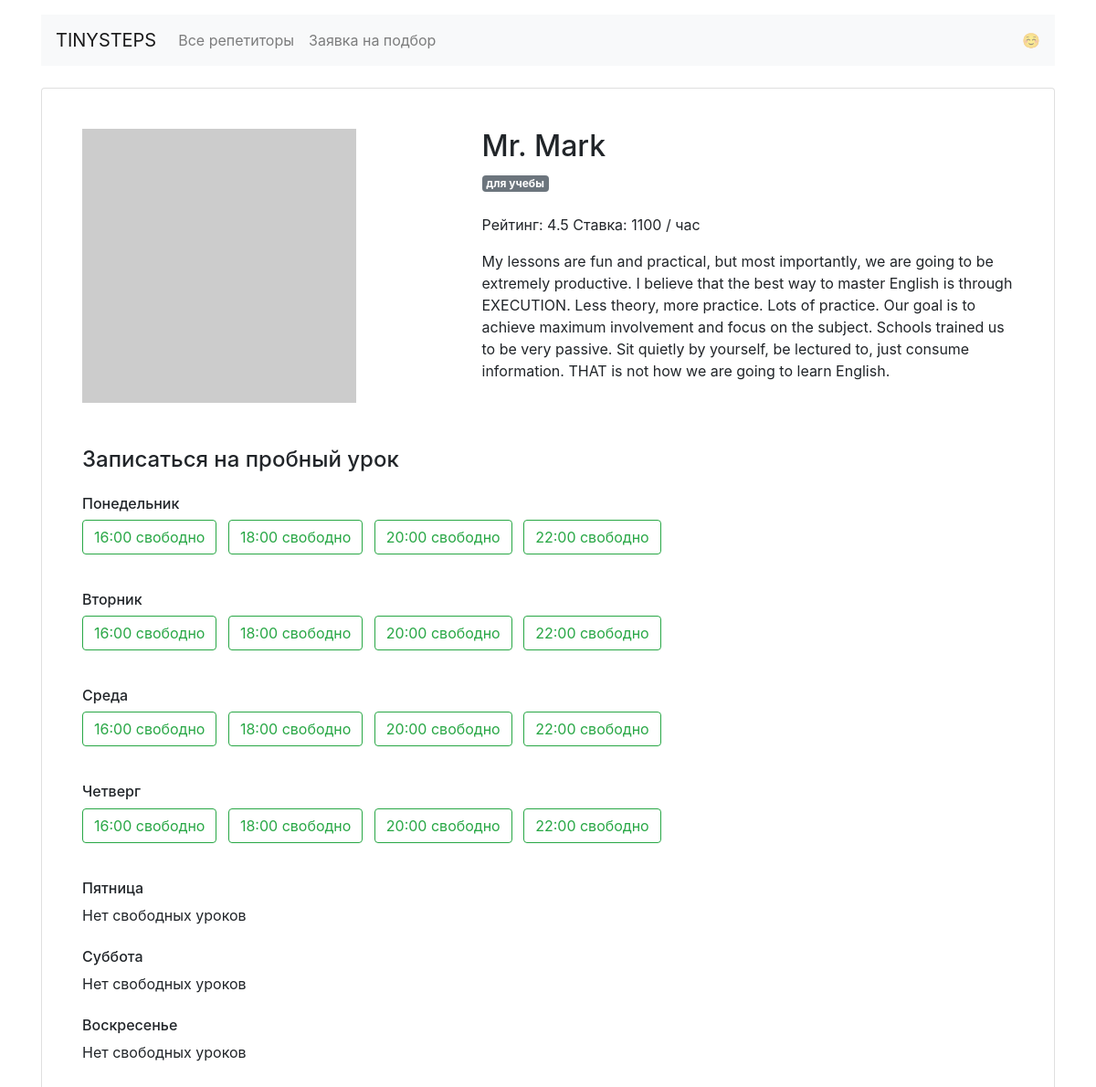
The page /profiles/8/ on the database its author committed.
### app.py (models this page shows)
class Teacher(db.Model):
    __tablename__ = 'teacher'
    id = db.Column(db.Integer, primary_key=True)
    name = db.Column(db.String(80), nullable=False)
    about = db.Column(db.Text, nullable=False)
    rating = db.Column(db.Float)
    picture = db.Column(db.String(80), unique=True, nullable=False)
    price = db.Column(db.Integer, nullable=False)
    goals = db.Column(db.String, nullable=False)
    free = db.Column(db.String, nullable=False)
    bookings = db.relationship('Booking',  back_populates="teacher")

### app.py (the view)
@app.route('/profiles/<int:teacher_id>/')
def teacher_profile(teacher_id):
    teacher = db.session.query(Teacher).get_or_404(teacher_id)
    teacher_goals = [GOALS[x] for x in eval(teacher.goals)] # получаем список целей учителя по коду цели
    days = eval(teacher.free)  # преобазуем свободные даты для занятий из строки в словарь
    free_days = {}
    for day in days.keys():
        free_days[day] = all(x is False for x in days[day].values())
    return render_template('profile.html', teacher=teacher,
                           goals=teacher_goals, days=days,
                           free_days=free_days)

### templates/profile.html (shortened to what this page needs)
{% extends 'base.html' %}
{% block content %}
  <main class="container mt-3">
    <div class="card my-4 mx-auto">
      <div class="card-body m-2 m-md-4">
        <article class="row">
          <div class="col-5"><img src="{{ teacher.picture }}" class="img-fluid" alt=""></div>
          <div class="col-7">
            <section class="teacher=info">
              <h1 class="h2">{{ teacher.name }}</h1>
              <a>{% for goal in goals %}<span class="badge badge-secondary mr-2 mb-4">{{ goal.desc }}</span>{% endfor %}</a>
              <p>Рейтинг: {{ teacher.rating }} Ставка: {{ teacher.price }} / час</p>
              <p>{{ teacher.about }}</p>
            </section>
          </div>
            <section class="available col-12">
              <h4 class="mb-4 mt-5">Записаться на пробный урок</h4>
              <h6 class="mt-4">Понедельник</h6>
              {% if free_days.mon %}
                <p>Нет свободных уроков</p>
              {% else %}
                {% for time in days.mon.items() %}
                    {% with lesson_time=time.0.split(':').0 %}
                      {% if time.1 %}
                        <a href="/booking/{{ teacher.id }}/mon/{{ lesson_time }}/" class="btn btn-outline-success mr-2 mb-3">{{ time.0 }} свободно</a>
                      {% endif %}
                    {% endwith %}
                {% endfor %}
              {% endif %}
              <h6 class="mt-4">Вторник</h6>
              {% if free_days.tue %}
                <p>Нет свободных уроков</p>
              {% else %}
                {% for time in days.tue.items() %}
                  {% with lesson_time=time.0.split(':').0 %}
                    {% if time.1 %}
                      <a href="/booking/{{ teacher.id }}/tue/{{ lesson_time }}/" class="btn btn-outline-success mr-2 mb-3">{{ time.0 }} свободно</a>
                    {% endif %}
                  {% endwith %}
                {% endfor %}
              {% endif %}
              <h6 class="mt-4">Среда</h6>
              {% if free_days.wed %}
                <p>Нет свободных уроков</p>
              {% else %}
                {% for time in days.wed.items() %}
                  {% with lesson_time=time.0.split(':').0 %}
                    {% if time.1 %}
                      <a href="/booking/{{ teacher.id }}/wed/{{ lesson_time }}/" class="btn btn-outline-success mr-2 mb-3">{{ time.0 }} свободно</a>
                    {% endif %}
                  {% endwith %}
                {% endfor %}
              {% endif %}
              <h6 class="mt-4">Четверг</h6>
              {% if free_days.thu %}
                <p>Нет свободных уроков</p>
              {% else %}
                {% for time in days.thu.items() %}
                  {% with lesson_time=time.0.split(':').0 %}
                    {% if time.1 %}
                      <a href="/booking/{{ teacher.id }}/thu/{{ lesson_time }}/" class="btn btn-outline-success mr-2 mb-3">{{ time.0 }} свободно</a>
                    {% endif %}
                  {% endwith %}
                {% endfor %}
              {% endif %}
              <h6 class="mt-4">Пятница</h6>
              {% if free_days.fri %}
                <p>Нет свободных уроков</p>
              {% endif %}
              <h6 class="mt-4">Суббота</h6>
              {% if free_days.sat %}
                <p>Нет свободных уроков</p>
              {% endif %}
              <h6 class="mt-4">Воскресенье</h6>
              {% if free_days.sun %}
                <p>Нет свободных уроков</p>
              {% endif %}
            </section>
          </div>
      </div>
  </main>
{% endblock %}

### rows shown on the page
Teacher: name "Mr. Mark", rating "4.5", price "1100", about "My lessons are fun and practical, but most importantly, we are going to be extremely productive. I believe that the best way to master English is through EXECUTION. Less theory, more practice. Lots of practice. Our goal is to achieve maximum involvement and focus on the subject. Schools trained us to be very passive. Sit quietly by yourself, be lectured to, just consume information. THAT is not how we are going to learn English."

### other values the page prints
{{ goal.desc }} "для учебы"
{{ time.0 }} "16:00" "18:00" "20:00" "22:00"
